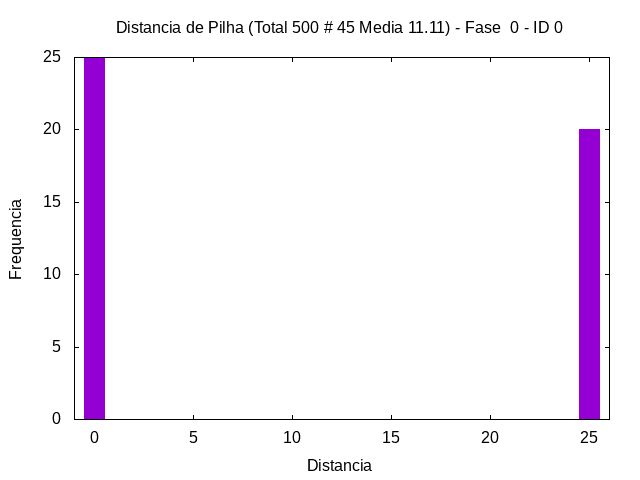

This chart was generated by the following gnuplot code:
set term png
set output "../out/soma-hist-0-0.png"
set style fill solid 1.0
set title "Distancia de Pilha (Total 500 # 45 Media 11.11) - Fase  0 - ID 0"
set xlabel "Distancia"
set ylabel "Frequencia"
plot [-1:26] "../out/soma-hist-0-0.gpdat" u 3:4 w boxes t ""
